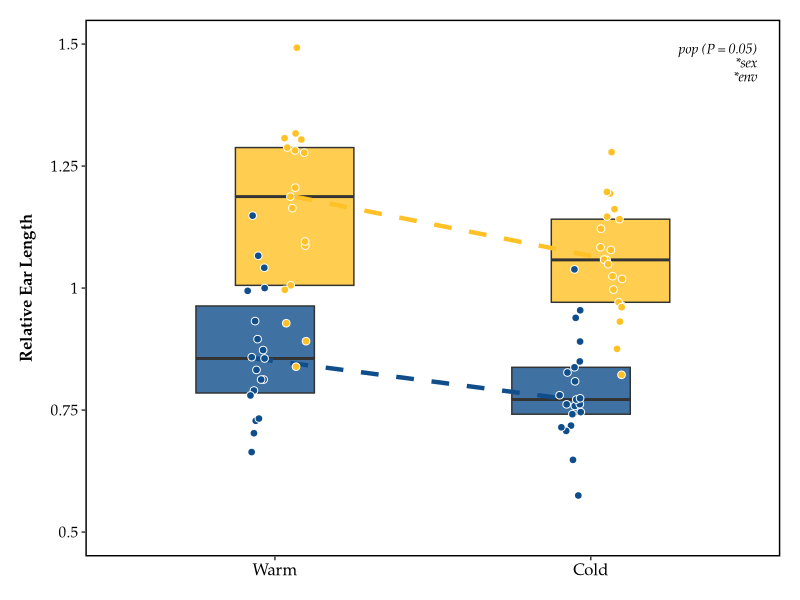
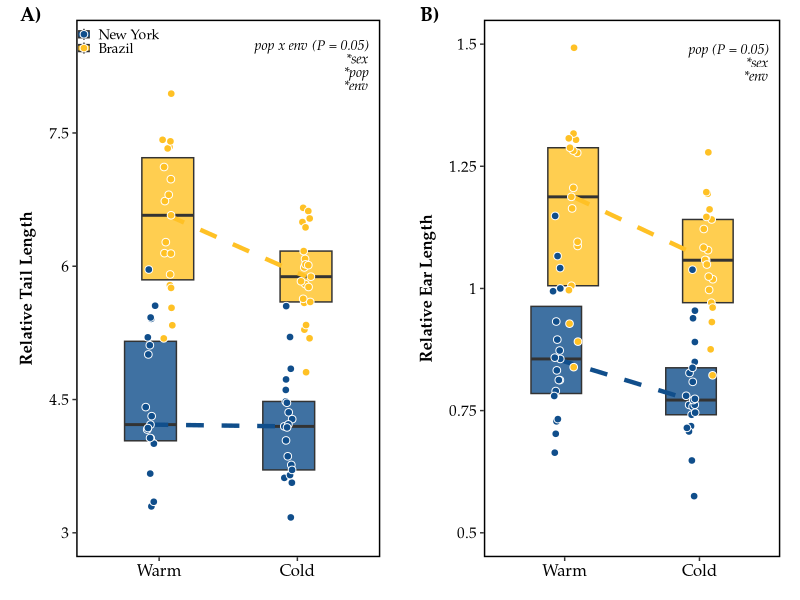
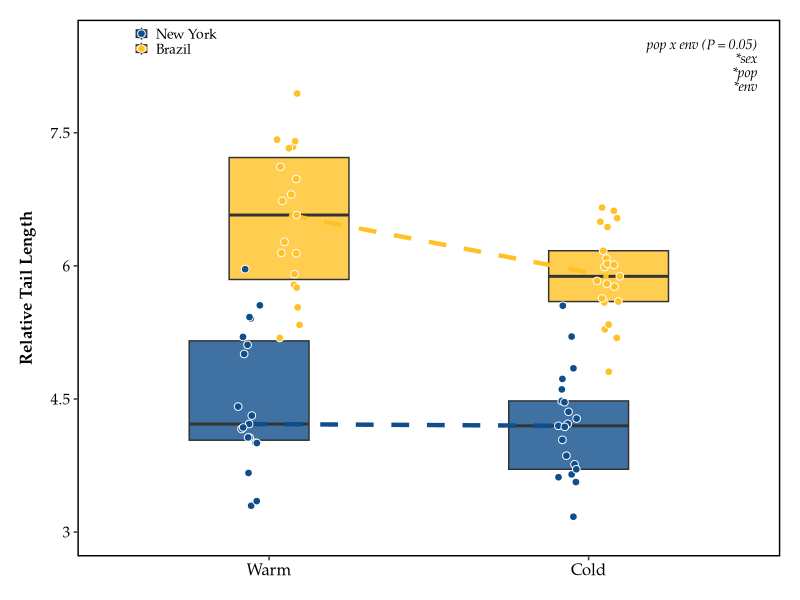

These charts were generated, in order, by the following R code: (Note: this script raises an error after producing the figures.)
#!/usr/bin/env Rscript --vanilla

##############################################################

# Author: Mallory A. Ballinger

# This script plots reaction norms of *relative* extremity lengths of New York
# and Brazil mice across environments (i.e. common garden experiment #2.)
# This script generates Fig. 6 in Ballinger_AmNat_2021.


##############################################################
# Required packages
##############################################################

rm(list = ls()) # clears R's environment
library(tidyverse)
library(here)
library(cowplot)
library(glue)
library(ggtext)

set.seed(19910118) # so that jitter plots stay in same jittered positions
##############################################################
# Import data
##############################################################

PostDissectionMetaData <- read_csv(here("data/processed/PostDissectionMetaData.csv")) %>%
  select(-1) %>% # removes first column
  mutate(Sex = fct_relevel(Sex, "Male", "Female")) %>% # put males before females
  mutate(Population = fct_relevel(Population, "New York", "Brazil")) %>% # put evolved cold pop first
  mutate(Line = fct_relevel(Line, "SARA", "SARB", "MANA", "MANB")) %>% # put evolved cold lines first
  mutate(Environment = fct_relevel(Environment, "Warm", "Cold" )) %>% # put warm before cold (evolved before plasticity)
  mutate(RelativeTail = ((Final_Tail_Length_mm) / (Body_Weight_g)))





##############################################################
# Calculate residuals for plotting
##############################################################

# Based on outlier tests (see 'code/model_RXNs_relative.R'), any ear length
# greater than 17mm is an extreme outlier

PostDissection_filtered <- PostDissectionMetaData %>%
  mutate(Ear_Length_mm = ifelse(Ear_Length_mm > 17, NA, Ear_Length_mm)) %>%
  mutate(RelativeEar = ((Ear_Length_mm) / (Body_Weight_g)))





##############################################################
# Get values from statistical analyses
##############################################################

# Refer to ./model_RXNs_relative.R for model comparisons and statistical analyses


# > car::Anova(lmer(RelativeTail ~ Sex * Population * Environment + (1|Line),
#                   +                 data = PostDissectionMetaData), type = "III")
# Analysis of Deviance Table (Type III Wald chisquare tests)
# 
# Response: RelativeTail
# Chisq Df Pr(>Chisq)    
# (Intercept)                209.0040  1  < 2.2e-16 ***
# Sex                         42.4413  1  7.283e-11 ***
# Population                   6.5394  1    0.01055 *  
# Environment                 25.5928  1  4.216e-07 ***
# Sex:Population               0.0800  1    0.77731    
# Sex:Environment              0.0731  1    0.78681    
# Population:Environment       3.7085  1    0.05414 .  
# Sex:Population:Environment   0.3149  1    0.57468  
# ---
# Signif. codes:  0 ‘***’ 0.001 ‘**’ 0.01 ‘*’ 0.05 ‘.’ 0.1 ‘ ’ 1

TL_deets <- ("pop x env (*P* = 0.05)<br>\
              &#42;sex<br>\
              &#42;pop<br>\
              &#42;env")



# > car::Anova(lmer(RelativeEar ~ Sex * Population * Environment + (1|Line),
# data = PostDissection_filtered), type = "III")
# Analysis of Deviance Table (Type III Wald chisquare tests)
# 
# Response: RelativeEar
# Chisq Df Pr(>Chisq)    
# (Intercept)                211.2918  1  < 2.2e-16 ***
# Sex                         45.6153  1  1.439e-11 ***
# Population                   3.7165  1    0.05388 .  
# Environment                 20.0683  1  7.473e-06 ***
# Sex:Population               0.0294  1    0.86382    
# Sex:Environment              0.6905  1    0.40599    
# Population:Environment       0.2604  1    0.60983    
# Sex:Population:Environment   0.0652  1    0.79848  
# ---
# Signif. codes:  0 ‘***’ 0.001 ‘**’ 0.01 ‘*’ 0.05 ‘.’ 0.1 ‘ ’ 1

EL_deets <- glue("pop (*P* = 0.05)<br>\
                  &#42;sex<br>\
                  &#42;env")





##############################################################
# Plot rxn norm plots (tail length & ear length)
##############################################################


TLrxn <-
  ggplot(data=PostDissectionMetaData, aes(x=Environment, y=RelativeTail)) +
  geom_boxplot(aes(fill = Population), position = position_dodge(width=0.25), alpha=0.8, size = 0.5, outlier.shape = NA, notch = FALSE, coef=0) +
  stat_summary(
    fun = median,
    geom = 'line',
    aes(group = Population, color = Population),
    position = position_dodge(width = 0.25) , size=1.5, alpha = 1.2, linetype = "dashed") +
  geom_point(aes(fill = Population), position = position_jitterdodge(jitter.width = 0.15, dodge.width=0.25), alpha=5, size=2.25, shape=21, color = "white") +
  scale_color_manual(values=rep(c("dodgerblue4", "goldenrod1"))) +
  scale_fill_manual(values=rep(c("dodgerblue4", "goldenrod1"))) +
  scale_y_continuous(breaks = seq(from=3, to=8.5, by=1.5), labels = seq(from=3, to=8.5, by=1.5), limits = c(3,8.5)) +
  theme_bw() + 
  theme(panel.border = element_rect(color = "black", fill = NA, size = 1),
        panel.grid.major = element_blank(), panel.grid.minor = element_blank(),
        axis.title.x = element_blank(),
        axis.title.y = element_text(margin = margin(r = 10), size = 12, face = "bold", family = "Palatino"),
        axis.text.x = element_text(size = 12, color = "black", family = "Palatino"),
        axis.text.y = element_text(size = 11, color = "black", family = "Palatino"),
        legend.position = c(0.14, 0.96),
        legend.background = element_blank(),
        legend.box.background = element_blank(),
        legend.key = element_blank(),
        legend.key.height = unit(0.35, "cm"),
        legend.key.width = unit(0.35, "cm"),
        legend.text = element_text(size=10, family = "Palatino"),
        legend.title = element_blank(),
        plot.tag = element_markdown(family = "Palatino", size = 10, face = "italic", hjust = 1),
        plot.tag.position = c(0.97,0.915),
        plot.title = element_markdown(family = "Palatino"),
        plot.margin = unit(c(0.5, 0.5, 0.5, 0.5), "cm")) +
  labs(x = "",
       y = "Relative Tail Length",
       tag = TL_deets)


ELrxn <-
  ggplot(data=PostDissection_filtered, aes(x=Environment, y=RelativeEar)) +
  geom_boxplot(aes(fill = Population), position = position_dodge(width=0.25), alpha=0.8, size = 0.5, outlier.shape = NA, notch = FALSE, coef=0) +
  stat_summary(
    fun = median,
    geom = 'line',
    aes(group = Population, color = Population),
    position = position_dodge(width = 0.25) , size=1.5, alpha = 1.2, linetype = "dashed") +
  geom_point(aes(fill = Population), position = position_jitterdodge(jitter.width = 0.15, dodge.width=0.25), alpha=5, size=2.25, shape=21, color = "white") +
  scale_color_manual(values=rep(c("dodgerblue4", "goldenrod1"))) +
  scale_fill_manual(values=rep(c("dodgerblue4", "goldenrod1"))) +
  scale_y_continuous(breaks = seq(from=0.5, to=1.5, by=0.25), labels = seq(from=0.5, to=1.5, by=0.25), limits = c(0.5,1.5)) +
  theme_bw() + 
  theme(panel.border = element_rect(color = "black", fill = NA, size = 1),
        panel.grid.major = element_blank(), panel.grid.minor = element_blank(),
        axis.title.x = element_blank(),
        axis.title.y = element_text(margin = margin(r = 10), size = 12, face = "bold", family = "Palatino"),
        axis.text.x = element_text(size = 12, color = "black", family = "Palatino"),
        axis.text.y = element_text(size = 11, color = "black", family = "Palatino"),
        legend.position = 'none',
        plot.tag = element_markdown(family = "Palatino", size = 10, face = "italic", hjust = 1),
        plot.tag.position = c(0.97,0.92),
        plot.title = element_markdown(family = "Palatino"),
        plot.margin = unit(c(0.5, 0.5, 0.5, 0.5), "cm")) +
  labs(x = "",
       y = "Relative Ear Length",
       tag = EL_deets)


Extremities <- cowplot::plot_grid(TLrxn, ELrxn, ncol = 2, nrow = 1, labels = c('A)', 'B)'), label_fontfamily = "Palatino",
                   align = 'h', label_size = 14, label_x = 0.05, hjust = 0)

ggsave("results/figures/RXNs_Extremities_relative.tiff", height = 4, width = 8.5, compression = "lzw")
ggsave("results/figures/RXNs_Extremities_relative.pdf", height = 4, width = 8.5)
